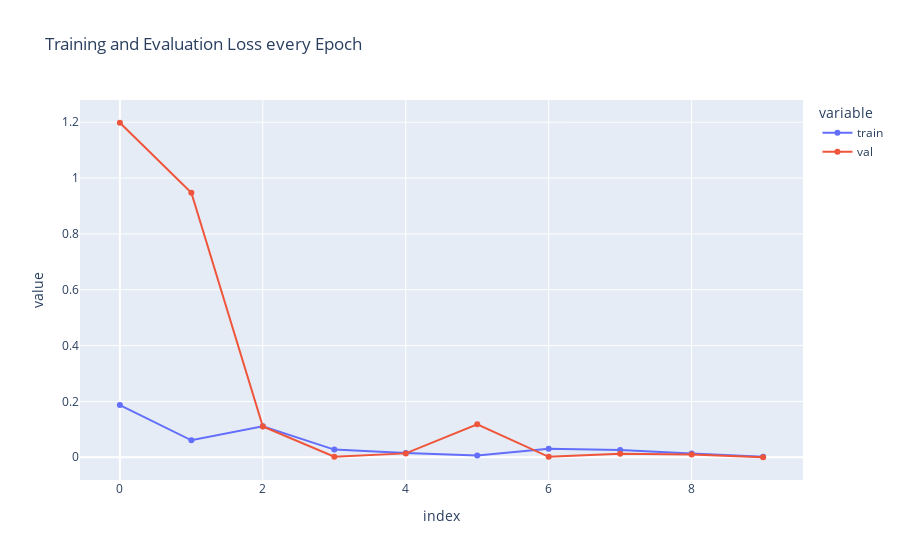

This figure's notebook cell:
### Code cell
loss = pd.DataFrame({'train': history.history['loss'], 'val': history.history['val_loss']})

fig = px.line(loss, x=loss.index, y=loss.columns[0::], title='Training and Evaluation Loss every Epoch', markers=True)
fig.show()

### Figure 1 — Plotly figure (JSON) as saved in the notebook; plotly's stock layout.template omitted (floating-point values rounded to 4 significant figures)
{"data": [{"hovertemplate": "variable=train<br>index=%{x}<br>value=%{y}<extra></extra>", "legendgroup": "train", "line": {"color": "#636efa", "dash": "solid"}, "marker": {"symbol": "circle"}, "mode": "lines+markers", "name": "train", "orientation": "v", "showlegend": true, "type": "scatter", "x": [0, 1, 2, 3, 4, 5, 6, 7, 8, 9], "xaxis": "x", "y": [0.1869, 0.06072, 0.1107, 0.02753, 0.01506, 0.006617, 0.03029, 0.02584, 0.01312, 0.001548], "yaxis": "y"}, {"hovertemplate": "variable=val<br>index=%{x}<br>value=%{y}<extra></extra>", "legendgroup": "val", "line": {"color": "#EF553B", "dash": "solid"}, "marker": {"symbol": "circle"}, "mode": "lines+markers", "name": "val", "orientation": "v", "showlegend": true, "type": "scatter", "x": [0, 1, 2, 3, 4, 5, 6, 7, 8, 9], "xaxis": "x", "y": [1.198, 0.9475, 0.1104, 0.001835, 0.01394, 0.1182, 0.001653, 0.01244, 0.009799, 8.085e-05], "yaxis": "y"}], "layout": {"legend": {"title": {"text": "variable"}, "tracegroupgap": 0}, "title": {"text": "Training and Evaluation Loss every Epoch"}, "xaxis": {"anchor": "y", "domain": [0, 1], "title": {"text": "index"}}, "yaxis": {"anchor": "x", "domain": [0, 1], "title": {"text": "value"}}}}
